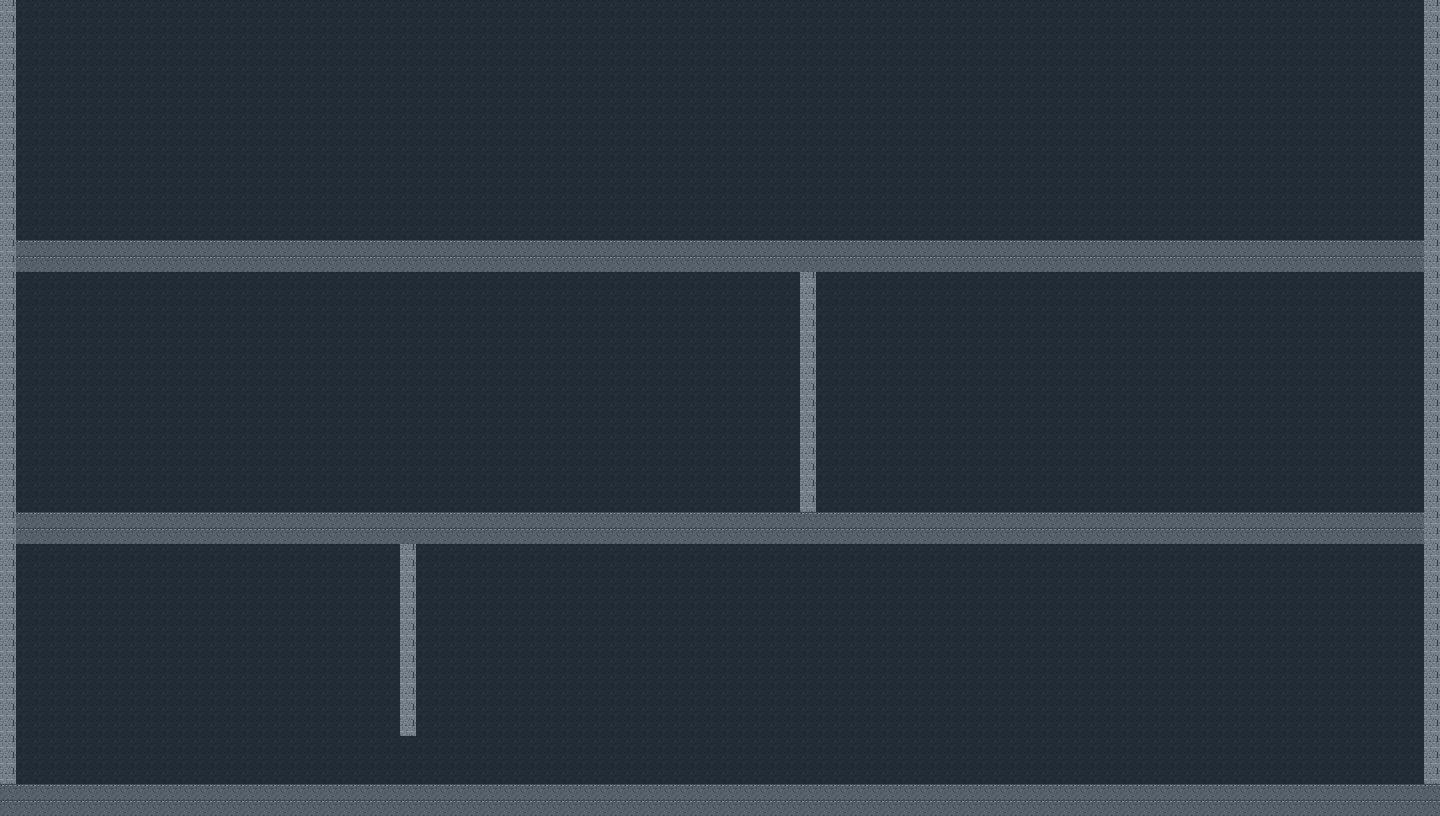

A level layout from a 2D game, rendered from its tile map. Below: a short description, then the map file with tile-grid data replaced by summaries:
An orthogonal 90x51 tile map with 16x16 px tiles, 3 tile layers (Background, Ground, Walls) and 56 objects (playerSpawn, key, door, guardSpawn, guardPatrolLeft, ...).

<map version="1.10" tiledversion="1.12.2" orientation="orthogonal" renderorder="right-down" width="90" height="51" tilewidth="16" tileheight="16" infinite="0" nextlayerid="7" nextobjectid="93">
 <tileset firstgid="1" name="greybox" tilewidth="16" tileheight="16" tilecount="4" columns="4">
  <image source="../tilesets/prison-tiles.png" width="64" height="16" />
 </tileset>
 <layer id="6" name="Background" width="90" height="51">
  <data>[4590 cells, 4590 non-empty, 1 distinct tile ids]</data>
 </layer>
 <layer id="5" name="Ground" width="90" height="51">
  <data>[4590 cells, 540 non-empty, 1 distinct tile ids]</data>
 </layer>
 <layer id="4" name="Walls" width="90" height="51">
  <data>[4590 cells, 125 non-empty, 1 distinct tile ids]</data>
 </layer>
 <objectgroup id="3" name="Objects">
  <object id="1" name="playerSpawn" x="64" y="768" width="0" height="0" rotation="0">
   <point />
  </object>
  <object id="6" name="key" x="424" y="748" width="0" height="0" rotation="0">
   <point />
  </object>
  <object id="7" name="door" x="400" y="736" width="16" height="48" rotation="0" />
  <object id="22" name="guardSpawn" x="960" y="768" width="0" height="0" rotation="0">
   <point />
  </object>
  <object id="23" name="guardPatrolLeft" x="650" y="768" width="0" height="0" rotation="0">
   <point />
  </object>
  <object id="24" name="guardPatrolRight" x="1120" y="768" width="0" height="0" rotation="0">
   <point />
  </object>
  <object id="27" name="lan" x="128" y="768" width="0" height="0" rotation="0">
   <point />
  </object>
  <object id="28" name="bed" x="256" y="764" width="64" height="20" rotation="0" />
  <object id="35" name="stairs-01-bottom" x="1280" y="768" width="0" height="0" rotation="0">
   <point />
  </object>
  <object id="36" name="stairs-01-middle" x="1280" y="496" width="0" height="0" rotation="0">
   <point />
  </object>
  <object id="37" name="stairs-02-middle" x="160" y="496" width="0" height="0" rotation="0">
   <point />
  </object>
  <object id="38" name="stairs-02-top" x="160" y="224" width="0" height="0" rotation="0">
   <point />
  </object>
  <object id="40" name="guard02Spawn" x="448" y="496" width="0" height="0" rotation="0">
   <point />
  </object>
  <object id="41" name="guard02PatrolLeft" x="320" y="496" width="0" height="0" rotation="0">
   <point />
  </object>
  <object id="42" name="guard02PatrolRight" x="560" y="496" width="0" height="0" rotation="0">
   <point />
  </object>
  <object id="43" name="guard03Spawn" x="448" y="224" width="0" height="0" rotation="0">
   <point />
  </object>
  <object id="44" name="guard03PatrolLeft" x="320" y="224" width="0" height="0" rotation="0">
   <point />
  </object>
  <object id="45" name="guard03PatrolRight" x="560" y="224" width="0" height="0" rotation="0">
   <point />
  </object>
  <object id="46" name="guard04Spawn" x="1088" y="224" width="0" height="0" rotation="0">
   <point />
  </object>
  <object id="47" name="guard04PatrolLeft" x="960" y="224" width="0" height="0" rotation="0">
   <point />
  </object>
  <object id="48" name="guard04PatrolRight" x="1200" y="224" width="0" height="0" rotation="0">
   <point />
  </object>
  <object id="62" name="roomDoorStory" x="848" y="496" width="0" height="0" rotation="0">
   <point />
  </object>
  <object id="63" name="roomDoorStealth" x="768" y="496" width="0" height="0" rotation="0">
   <point />
  </object>
  <object id="78" name="tuan" x="208" y="768" width="0" height="0" rotation="0">
   <point />
  </object>
  <object id="79" name="roster" x="1120" y="496" width="0" height="0" rotation="0">
   <point />
  </object>
  <object id="80" name="chatEvidence" x="320" y="768" width="0" height="0" rotation="0">
   <point />
  </object>
  <object id="81" name="exitPanel" x="1344" y="224" width="0" height="0" rotation="0">
   <point />
  </object>
  <object id="82" name="archivist" x="1200" y="496" width="0" height="0" rotation="0">
   <point />
  </object>
  <object id="83" name="technician" x="1344" y="496" width="0" height="0" rotation="0">
   <point />
  </object>
  <object id="84" name="cleaner" x="736" y="496" width="0" height="0" rotation="0">
   <point />
  </object>
  <object id="85" name="circuitAlarm" x="896" y="496" width="0" height="0" rotation="0">
   <point />
  </object>
  <object id="86" name="circuitLamp" x="976" y="496" width="0" height="0" rotation="0">
   <point />
  </object>
  <object id="87" name="circuitLock" x="1056" y="496" width="0" height="0" rotation="0">
   <point />
  </object>
  <object id="91" name="tornLedger" x="928" y="496" width="0" height="0" rotation="0">
   <point />
  </object>
  <object id="92" name="transferOrder" x="1400" y="496" width="0" height="0" rotation="0">
   <point />
  </object>
 </objectgroup>
 <objectgroup id="2" name="Triggers">
  <object id="9" name="cp-01" x="448" y="736" width="32" height="48" rotation="0" />
  <object id="10" name="exit" x="1360" y="192" width="48" height="48" rotation="0" />
  <object id="25" name="hide-01" x="560" y="736" width="80" height="48" rotation="0" />
  <object id="29" name="hide-02" x="816" y="736" width="80" height="48" rotation="0" />
  <object id="30" name="hide-03" x="1072" y="736" width="80" height="48" rotation="0" />
  <object id="31" name="hint-observe" x="488" y="736" width="32" height="48" rotation="0">
   <properties>
    <property name="message" type="string" value="Lan: Quan sát lính. Đợi hắn quay lưng rồi qua vật cản." />
   </properties>
  </object>
  <object id="32" name="hint-hide" x="576" y="736" width="48" height="48" rotation="0">
   <properties>
    <property name="message" type="string" value="Lan: Hốc tủ đủ che người. Giữ S và đứng trọn bên trong để núp." />
   </properties>
  </object>
  <object id="33" name="hint-cross" x="848" y="736" width="64" height="48" rotation="0">
   <properties>
    <property name="message" type="string" value="Minh: Còn một hốc tủ phía trước. Chờ lính đi qua rồi tiến tiếp." />
   </properties>
  </object>
  <object id="34" name="hint-exit" x="1248" y="736" width="32" height="48" rotation="0">
   <properties>
    <property name="message" type="string" value="Minh: Cầu thang dẫn lên khu trực. Mình cần tìm đường qua tầng trên." />
   </properties>
  </object>
  <object id="39" name="cp-01-middle" x="1248" y="464" width="32" height="48" rotation="0" />
  <object id="55" name="hint-middle-guards" x="704" y="464" width="32" height="48" rotation="0">
   <properties>
    <property name="message" type="string" value="Minh: Phòng gác có một lính. Mình cần vượt qua để tới cầu thang bên trái." />
   </properties>
  </object>
  <object id="56" name="hint-top-guard" x="224" y="192" width="32" height="48" rotation="0">
   <properties>
    <property name="message" type="string" value="Minh: Có hai lính trên tầng này. Phải vượt từng tuyến, đừng chạy liền một mạch." />
   </properties>
  </object>
  <object id="64" name="hide-02-01" x="224" y="464" width="80" height="48" rotation="0" />
  <object id="65" name="hide-02-02" x="416" y="464" width="80" height="48" rotation="0" />
  <object id="66" name="hide-02-03" x="608" y="464" width="80" height="48" rotation="0" />
  <object id="69" name="hide-03-01" x="224" y="192" width="80" height="48" rotation="0" />
  <object id="70" name="hide-03-02" x="416" y="192" width="80" height="48" rotation="0" />
  <object id="71" name="hide-03-03" x="608" y="192" width="80" height="48" rotation="0" />
  <object id="73" name="hide-03-05" x="864" y="192" width="80" height="48" rotation="0" />
  <object id="75" name="hide-03-07" x="1056" y="192" width="80" height="48" rotation="0" />
  <object id="77" name="hide-03-09" x="1248" y="192" width="80" height="48" rotation="0" />
 </objectgroup>
</map>
